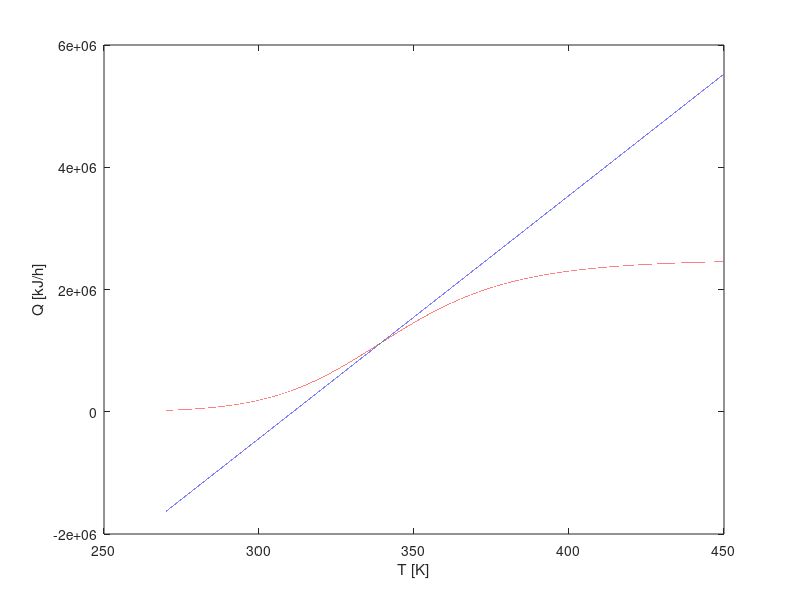

This chart was generated by the following MATLAB code: (Note: this script raises an error after producing the figure.)
rcp=2093;
V=10;
x=(4*V/pi)^(1/3); 
At=pi*(x^2/4+x^2)
k0=34930800;
EdR= 49584/8.32;
kT=293*3;%   am adaugat *3 //daca
hA=kT*At;
mdH=24953;

q=10;
ci=10;
Ti=38+273;% am adaugar 38 in loc de 25
Tri=38+273;
Tv=270:0.001:450;

cvC=(q*ci)./(q+V*k0*exp(-EdR./Tv));
Tr=Tri;
Q1=-(rcp*q*(Ti-Tv)-kT*At*(Tv-Tr));
Q2=mdH*V*k0*exp(-EdR./Tv).*cvC;
cx=-(rcp*q*(Ti-Tv)-kT*At*(Tv-Tr))./(mdH*V*k0*exp(-EdR./Tv));
figure(1)
plot(Tv,[Q1',Q2']);
xlabel('T [K]');ylabel('Q [kJ/h]')

buf=sign(Q1-Q2);
buf=diff(buf);
buf=find(buf~=0);
if length(buf)==1
T0t=Tv(buf(1));
c0t=cvC(buf(1));
else
T0=Tv(buf(2));
c0=cvC(buf(2));
end

c0=5.4698;
T0=339.437; 
%c0=8.574;

A=zeros(2,2);
B=zeros(2,4);
C=zeros(2,2);
D=zeros(2,4);

A(1,1)=-q/V-(k0*exp(-EdR/T0));
A(1,2)=-k0*exp(-EdR/T0)*EdR*c0/T0^2;
A(2,1)=(mdH/rcp)*k0*exp(-EdR/T0);
A(2,2)=-q/V-hA/(rcp*V)+mdH*k0*exp(-EdR/T0)*EdR*c0/(T0^2*rcp);
B(1,1)=(ci-c0)/V;
B(1,2)=q/V;
B(2,1)=(Ti-T0)/V;
B(2,3)=q/V;
B(2,4)=hA/(rcp*V);

C=eye(2);
D=zeros(2,4);

[NUM,DEN] = ss2tf(A,B,C,D,4)
numtrc=NUM(1,1:3); numtrt=NUM(2,1:3); den=DEN;
Htrc=tf(numtrc,den);
Htrt=tf(numtrt,den);

[NUM,DEN] = ss2tf(A,B,C,D,1)
numqc=NUM(1,1:3); numqt=NUM(2,1:3); den=DEN;
Hqc=tf(numqc,den);
Hqt=tf(numqt,den);

Kp = 0.113;
Tp = 0.78;
Hp = tf(Kp,[Tp 1]);
T0int = Tp/4;
Ho = tf(1,[T0int 1]);
Kr = Tp/(T0int*Kp);
Tint = Tp;

%% Metoda modulului

T = 0.5;
HdmC = tf(1,[2*T*T 2*T 0]);
HrmC = minreal(zpk(HdmC/Hp));
Hpid = pid(HrmC);
